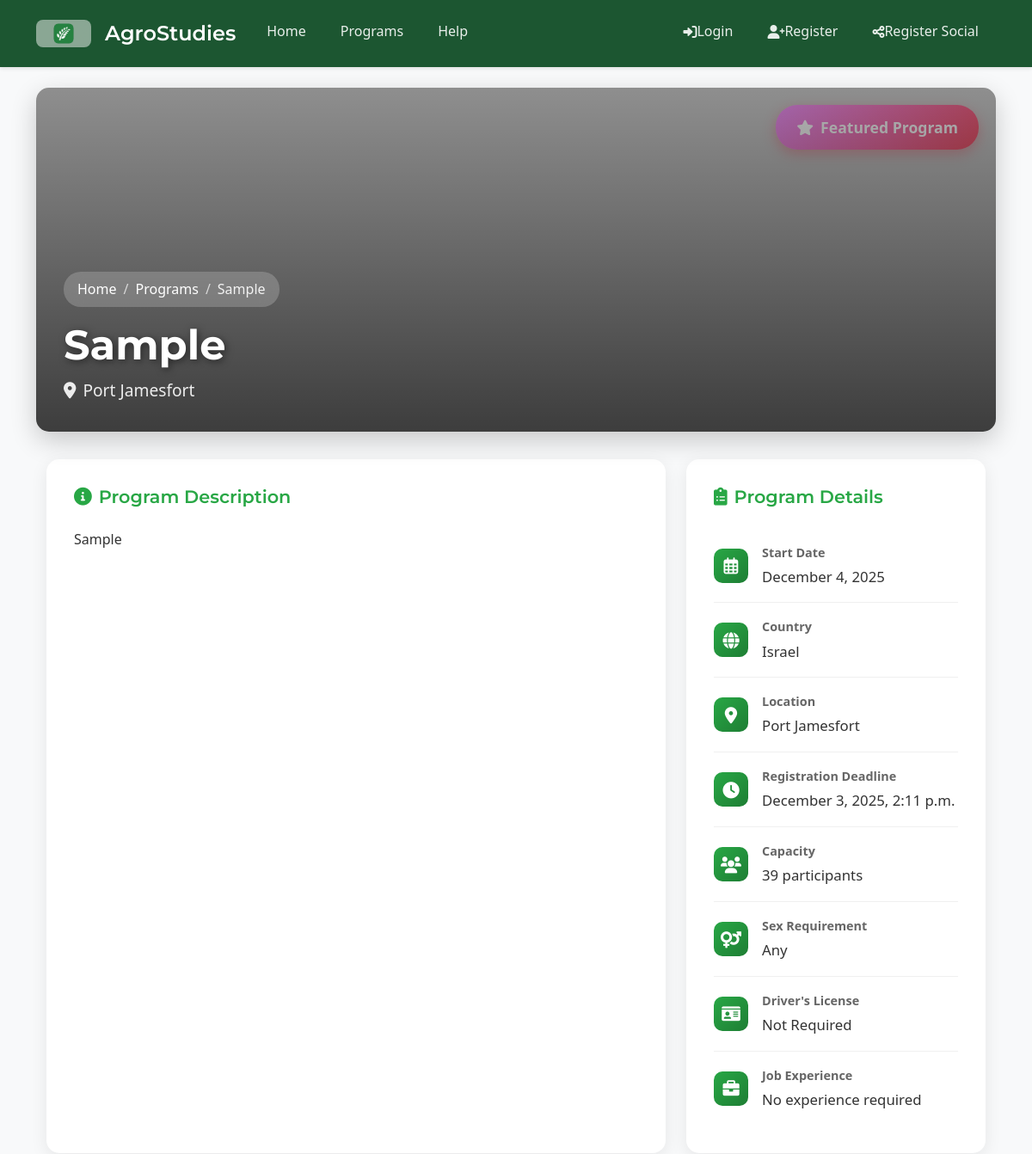
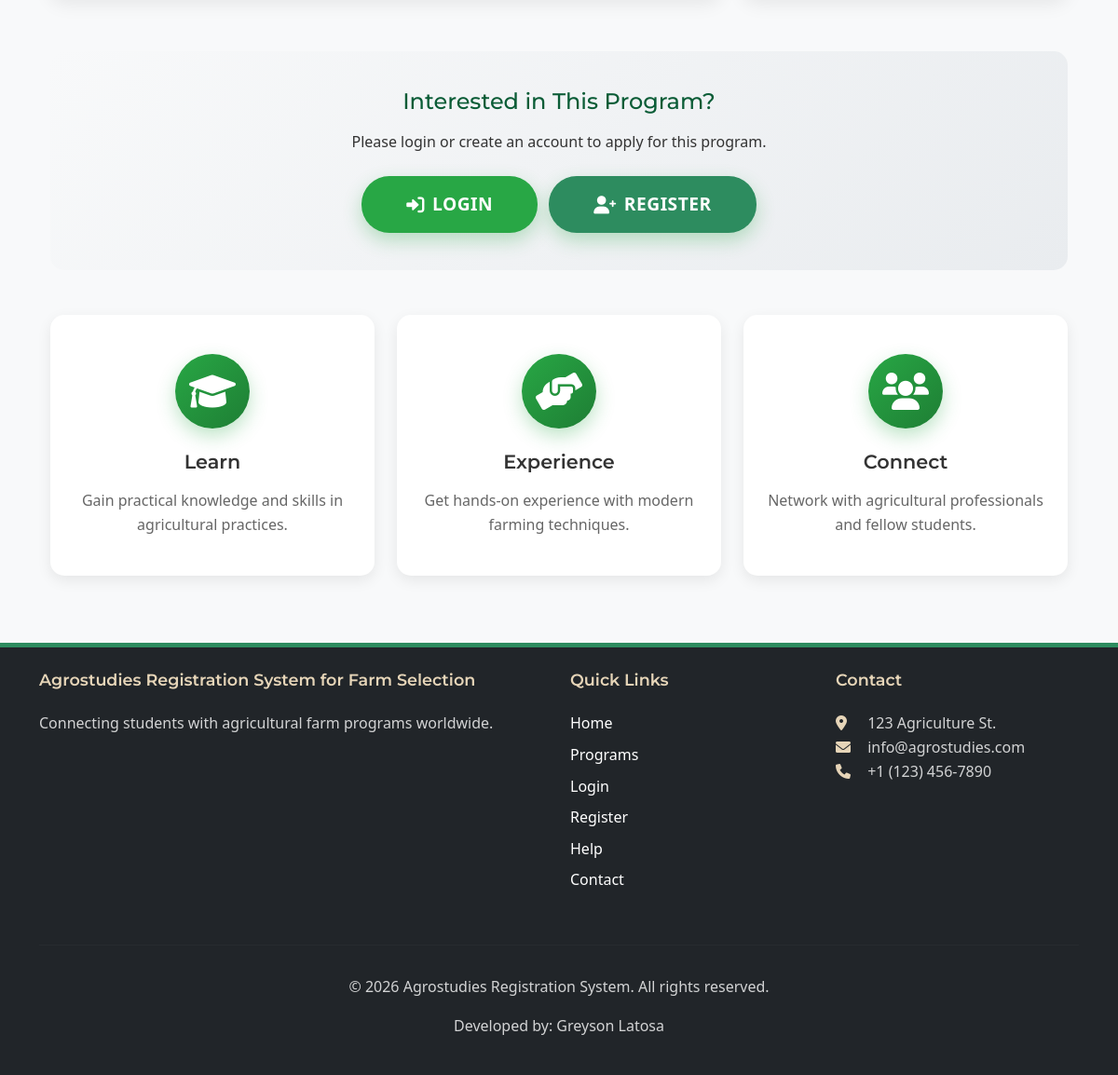
/programs/7/, run on the app's committed database (2 pictures, top to bottom).
### core/models.py (models this page shows, shortened)
class AgricultureProgram(models.Model):
    title = models.CharField(max_length=200)
    description = models.TextField()
    start_date = models.DateField()
    country = models.CharField(max_length=100, help_text='Country where the program is located')
    location = models.CharField(max_length=100, help_text='Specific location within the country')
    capacity = models.PositiveIntegerField()
    registration_deadline = models.DateTimeField(blank=True, null=True,
        help_text='Deadline for program registration. If not set, registration will be open until start date.')
    image = models.ImageField(upload_to='program_images/', blank=True, null=True, help_text='Program/Farm image')
    is_featured = models.BooleanField(default=False, help_text='Display on landing page as featured program')
    created_at = models.DateTimeField(auto_now_add=True)
    updated_at = models.DateTimeField(auto_now=True)
    GENDER_REQUIREMENT_CHOICES = [
        ('Any', 'Any'),
        ('Male', 'Male Only'),
        ('Female', 'Female Only'),
    ]
    required_gender = models.CharField(max_length=10, choices=GENDER_REQUIREMENT_CHOICES, default='Any')
    requires_license = models.BooleanField(default=False, verbose_name="Requires International Driver's License")
    required_experience_years = models.PositiveIntegerField(
        default=0,
        verbose_name="Required Job Experience (Years)",
        help_text="Minimum years of relevant job experience required. Set to 0 if no experience required."
    )
    def get_image_url(self):
        if self.image:
            return self.image.url
        import os
        from django.conf import settings
        placeholders = {
            'Israel': 'israel-farm.jpg',
            'Japan': 'japan-farm.jpg',
            'Australia': 'australia-farm.jpg',
            'New Zealand': 'newzealand-farm.jpg',
        }
        placeholder_file = placeholders.get(self.location, 'default-farm.jpg')
        placeholder_path = os.path.join(settings.STATIC_ROOT or 'static', 'images', 'placeholders', placeholder_file)
        if os.path.exists(placeholder_path):
            return f'/static/images/placeholders/{placeholder_file}'
        else:
            location_text = self.location.replace(' ', '+')
            return f'https://placehold.co/800x400/228B22/FFFFFF/png?text={location_text}+Farm'
    class Meta:
        ordering = ['-is_featured', '-created_at']

### core/views.py (the view, shortened to what this page needs)
# urls.py: path('programs/<int:program_id>/', views.program_detail, name='program_detail'),
def program_detail(request, program_id):
    program = get_object_or_404(AgricultureProgram.objects.select_related(), id=program_id)
    user_registered = False
    registration = None
    has_applied_any = False
    return render(request, 'program_detail.html', {
        'program': program,
        'user_registered': user_registered,
        'registration': registration,
        'has_applied_any': has_applied_any,
    })

### core/context_processors.py (called while the page is built)
def notification_count(request):
    if request.user.is_authenticated:
        unread_count = Notification.objects.filter(user=request.user, read=False).count()
        return {
            'unread_notifications_count': unread_count
        }
    return {
        'unread_notifications_count': 0
    }

### templates/program_detail.html (shortened to what this page needs)
{% extends 'base.html' %}
{% block content %}
<div class="program-hero" style="background-image: url('{{ program.get_image_url }}');">
    {% if program.is_featured %}
    <div class="featured-badge">
        <i class="fas fa-star me-2"></i>Featured Program
    </div>
    {% endif %}
    <div class="program-hero-overlay">
        <nav aria-label="breadcrumb">
            <ol class="breadcrumb">
                <li class="breadcrumb-item"><a href="{% url 'index' %}">Home</a></li>
                <li class="breadcrumb-item"><a href="{% url 'program_list' %}">Programs</a></li>
                <li class="breadcrumb-item active" aria-current="page">{{ program.title }}</li>
            </ol>
        </nav>
        <h1>{{ program.title }}</h1>
        <p class="text-white mb-0" style="font-size: 1.2rem; opacity: 0.9;">
            <i class="fas fa-map-marker-alt me-2"></i>{{ program.location }}
        </p>
    </div>
</div>
<div class="container">
    <div class="row mb-4">
        <div class="col-lg-8 mb-4">
            <div class="info-card">
                <h5><i class="fas fa-info-circle me-2"></i>Program Description</h5>
                <p style="font-size: 1.05rem; line-height: 1.8; color: #555;">{{ program.description|linebreaks }}</p>
            </div>
        </div>
        <div class="col-lg-4 mb-4">
            <div class="info-card">
                <h5><i class="fas fa-clipboard-list me-2"></i>Program Details</h5>
                <div class="info-item">
                    <div class="info-icon">
                        <i class="far fa-calendar-alt"></i>
                    </div>
                    <div class="info-content">
                        <strong>Start Date</strong>
                        <span>{{ program.start_date|date:"F j, Y" }}</span>
                    </div>
                </div>
                <div class="info-item">
                    <div class="info-icon">
                        <i class="fas fa-globe"></i>
                    </div>
                    <div class="info-content">
                        <strong>Country</strong>
                        <span>{{ program.country }}</span>
                    </div>
                </div>
                <div class="info-item">
                    <div class="info-icon">
                        <i class="fas fa-map-marker-alt"></i>
                    </div>
                    <div class="info-content">
                        <strong>Location</strong>
                        <span>{{ program.location }}</span>
                    </div>
                </div>
                <div class="info-item">
                    <div class="info-icon">
                        <i class="fas fa-clock"></i>
                    </div>
                    <div class="info-content">
                        <strong>Registration Deadline</strong>
                        <span>
                            {% if program.registration_deadline %}
                                {{ program.registration_deadline|date:"F j, Y, P" }}
                            {% else %}
                                Open until start date
                            {% endif %}
                        </span>
                    </div>
                </div>
                <div class="info-item">
                    <div class="info-icon">
                        <i class="fas fa-users"></i>
                    </div>
                    <div class="info-content">
                        <strong>Capacity</strong>
                        <span>{{ program.capacity }} participants</span>
                    </div>
                </div>
                <div class="info-item">
                    <div class="info-icon">
                        <i class="fas fa-venus-mars"></i>
                    </div>
                    <div class="info-content">
                        <strong>Sex Requirement</strong>
                        <span>{{ program.get_required_gender_display }}</span>
                    </div>
                </div>
                <div class="info-item">
                    <div class="info-icon">
                        <i class="fas fa-id-card"></i>
                    </div>
                    <div class="info-content">
                        <strong>Driver's License</strong>
                        <span>{% if program.requires_license %}Required{% else %}Not Required{% endif %}</span>
                    </div>
                </div>
                <div class="info-item">
                    <div class="info-icon">
                        <i class="fas fa-briefcase"></i>
                    </div>
                    <div class="info-content">
                        <strong>Job Experience</strong>
                        <span>{% if program.required_experience_years > 0 %}{{ program.required_experience_years }} year{{ program.required_experience_years|pluralize }} required{% else %}No experience required{% endif %}</span>
                    </div>
                </div>
            </div>
        </div>
    </div>
    <div class="action-section">
        {% if user.is_authenticated %}
            {% if user.is_staff %}
                <a href="{% url 'program_registrants' program.id %}" class="btn btn-success btn-apply">
                    <i class="fas fa-users me-2"></i>View Registrants
                </a>
            {% endif %}
            {% if user_registered %}
                {% if registration.status == 'pending' %}
                    <div class="alert alert-warning mb-3">
                        <i class="fas fa-hourglass-half me-2"></i>
                        <strong>Registration Pending</strong> - Your application is under review.
                    </div>
                    <a href="{% url 'cancel_registration' registration.id %}" class="btn btn-danger">
                        <i class="fas fa-times me-2"></i>Cancel Registration
                    </a>
                {% elif registration.status == 'approved' %}
                    <div class="alert alert-success mb-3">
                        <i class="fas fa-check-circle me-2"></i>
                        <strong>Congratulations!</strong> Your registration has been approved.
                    </div>
                    <a href="{% url 'cancel_registration' registration.id %}" class="btn btn-danger">
                        <i class="fas fa-times me-2"></i>Cancel Registration
                    </a>
                {% elif registration.status == 'rejected' %}
                    <div class="alert alert-danger mb-3">
                        <i class="fas fa-times-circle me-2"></i>
                        <strong>Registration Rejected</strong> - Please contact us for more information.
                    </div>
                {% endif %}
            {% else %}
                {% if not user.is_staff and not user.is_superuser and not has_applied_any %}
                    {% if program.is_registration_open %}
                        <h4 class="mb-3">Ready to Start Your Agricultural Journey?</h4>
                        <a href="{% url 'candidate_apply' program.id %}" class="btn btn-success btn-apply">
                            <i class="fas fa-user-plus me-2"></i>Apply Now
                        </a>
                    {% else %}
                        <div class="alert alert-warning mb-3">
                            <i class="fas fa-clock me-2"></i>
                            <strong>Registration Closed</strong> - The registration period for this program has ended.
                        </div>
                    {% endif %}
                {% endif %}
            {% endif %}
        {% else %}
            <h4 class="mb-3">Interested in This Program?</h4>
            <p class="mb-4">Please login or create an account to apply for this program.</p>
            <a href="#" data-bs-toggle="modal" data-bs-target="#loginModal" class="btn btn-primary btn-apply me-2">
                <i class="fas fa-sign-in-alt me-2"></i>Login
            </a>
            <a href="#" data-bs-toggle="modal" data-bs-target="#registerModal" class="btn btn-success btn-apply">
                <i class="fas fa-user-plus me-2"></i>Register
            </a>
        {% endif %}
    </div>
    <div class="row mt-5">
        <div class="col-md-4 mb-4">
            <div class="feature-card">
                <div class="feature-icon">
                    <i class="fas fa-graduation-cap"></i>
                </div>
                <h5>Learn</h5>
                <p>Gain practical knowledge and skills in agricultural practices.</p>
            </div>
        </div>
        <div class="col-md-4 mb-4">
            <div class="feature-card">
                <div class="feature-icon">
                    <i class="fas fa-hands-helping"></i>
                </div>
                <h5>Experience</h5>
                <p>Get hands-on experience with modern farming techniques.</p>
            </div>
        </div>
        <div class="col-md-4 mb-4">
            <div class="feature-card">
                <div class="feature-icon">
                    <i class="fas fa-users"></i>
                </div>
                <h5>Connect</h5>
                <p>Network with agricultural professionals and fellow students.</p>
            </div>
        </div>
    </div>
</div>
{% endblock %}

### static/css/theme.css (style rules this page uses)
:root { --ag-green-dark: #0A5C36; --ag-green: #2D8C5F; --ag-brown: #8C6954; --ag-beige: #F9F7F4; --ag-wheat: #E6D5B8; --ag-sage: #89B899; --ag-clay: #B6857A; --ag-success: #43A047; --ag-warning: #FFA000; --ag-danger: #E57373; --ag-info: #039BE5; --ag-font-primary: 'Open Sans', system-ui, -apple-system, sans-serif; --ag-font-headers: 'Montserrat', var(--ag-font-primary); }
body { font-family: var(--ag-font-primary); background-color: var(--ag-beige); color: #333; line-height: 1.6; }
.btn { border-radius: 8px; transition: all 0.3s ease; font-weight: 600; letter-spacing: 0.5px; text-transform: uppercase; box-shadow: 0 2px 4px rgba(0, 0, 0, 0.1); padding: 0.625rem 1.5rem; }
.btn-success { background: var(--ag-green); border: none; color: white; }
h1, h2, h3, h4, h5, h6 { font-family: var(--ag-font-headers); color: var(--ag-green-dark); }
.btn-primary { background-color: var(--ag-green); border: none; color: white; }
.btn-success, .btn-outline-success { padding: 0.8rem 2rem; font-weight: 600; text-transform: uppercase; letter-spacing: 0.5px; transition: all 0.3s ease; }
@media (min-width: 768px) { .btn-success, .btn-outline-success { padding: 0.8rem 2rem; } }
.feature-card { border: none; transition: transform 0.3s ease, box-shadow 0.3s ease; border-radius: 15px; overflow: hidden; }

### static/css/main.css (style rules this page uses)
body { font-family: 'Segoe UI', Tahoma, Geneva, Verdana, sans-serif; background-color: #f8f9fa; color: #333; }
html { scrollbar-width: none; }
a { color: #28a745; text-decoration: none; }
.btn-primary { background-color: #28a745; border-color: #28a745; }
.btn, .nav-link, a.dropdown-item { padding: 0.75rem 1rem; min-height: 44px; display: inline-flex; align-items: center; }
h1, .display-5 { font-size: 1.75rem; }
h5 { font-size: 1.1rem; }
.container, .container-fluid { padding-left: 1rem; padding-right: 1rem; }
@media (min-width: 576px) { .btn, .nav-link, a.dropdown-item { padding: 0.6rem 1rem; min-height: 44px; } }
@media (min-width: 576px) { h1, .display-5 { font-size: 2rem; } }
@media (min-width: 768px) { .btn, .nav-link, a.dropdown-item { padding: 0.5rem 1rem; min-height: auto; } }
@media (min-width: 768px) { .container { padding-left: 1.5rem; padding-right: 1.5rem; } }
@media (min-width: 768px) { h1, .display-5 { font-size: 2.5rem; } }
@media (min-width: 768px) { h5 { font-size: 1.25rem; } }
@media (min-width: 992px) { h1, .display-5 { font-size: 3rem; } }

### static/css/register-enhanced.css (style rules this page uses)
:root { --reg-primary: #28a745; --reg-primary-hover: #218838; --reg-primary-dark: #1c5631; --reg-primary-light: #e9f9ef; --reg-primary-ring: rgba(40, 167, 69, 0.2); --reg-text: #1a202c; --reg-text-secondary: #4a5568; --reg-text-muted: #a0aec0; --reg-border: #e2e8f0; --reg-bg: #f7fafc; --reg-bg-input: #f7fafc; --reg-white: #ffffff; --reg-danger: #e53e3e; --reg-danger-light: #fff5f5; --reg-danger-ring: rgba(229, 62, 62, 0.2); --reg-warning: #dd6b20; --reg-warning-light: #fffaf0; --reg-success-light: #f0fff4; --reg-radius: 10px; --reg-radius-lg: 14px; --reg-shadow-sm: 0 1px 3px rgba(0,0,0,0.06); --reg-shadow-md: 0 4px 12px rgba(0,0,0,0.08); --reg-shadow-lg: 0 8px 30px rgba(0,0,0,0.12); --reg-transition: 0.25s cubic-bezier(0.4, 0, 0.2, 1); }

### static/css/mobile-enhancements.css (style rules this page uses)
html, body { overflow-x: hidden; -webkit-text-size-adjust: 100%; }
a, button, input, select, textarea, .btn, .nav-link, .dropdown-item { touch-action: manipulation; }

### data on the page
AgricultureProgram: title "Sample", location "Port Jamesfort", description "Sample", start_date "December 4, 2025", country "Israel", registration_deadline "December 3, 2025, 2:11 p.m.", capacity "39", required_gender "Any"
